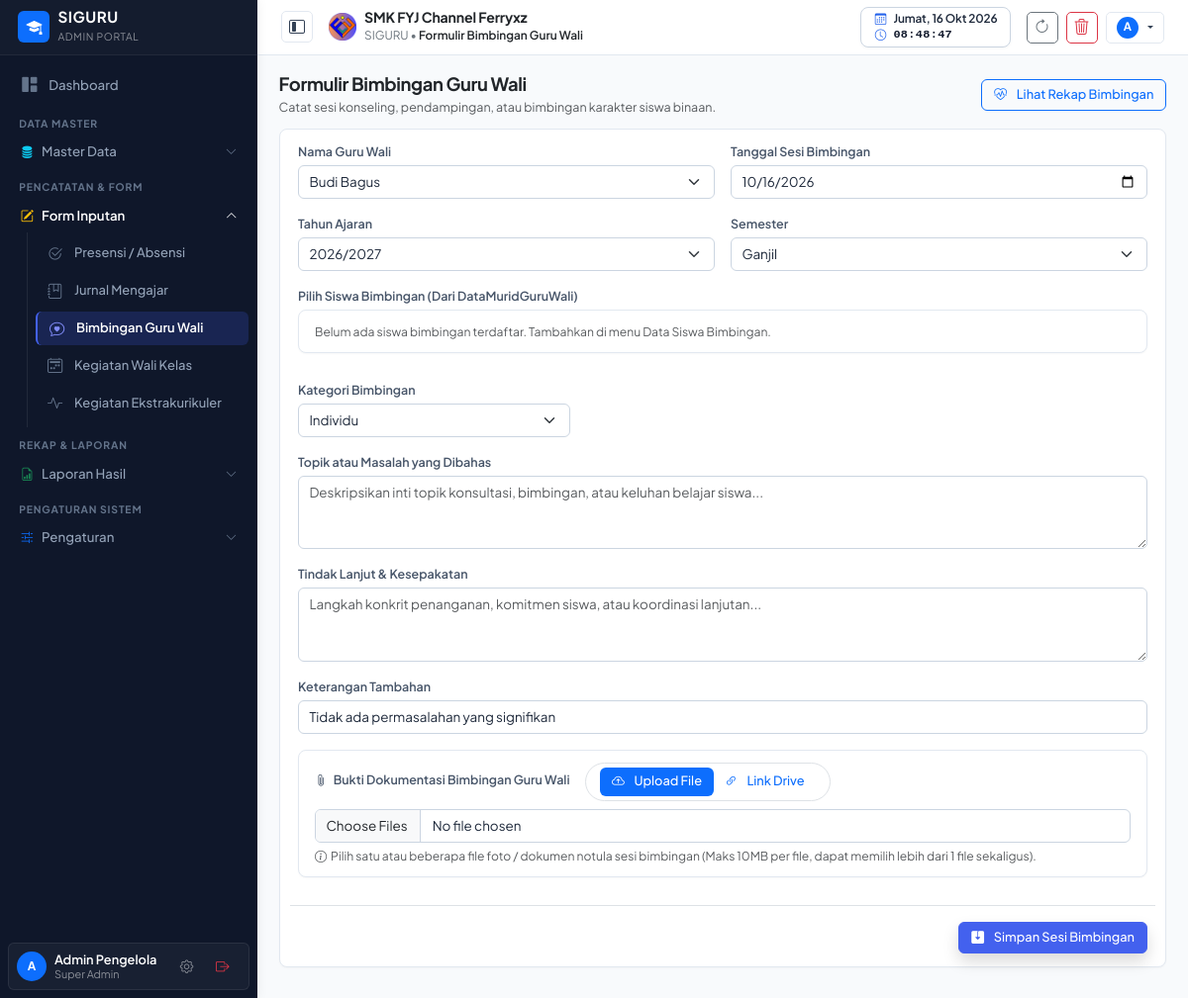
Page /form-guruwali.php (signed in) on the earlier database version.
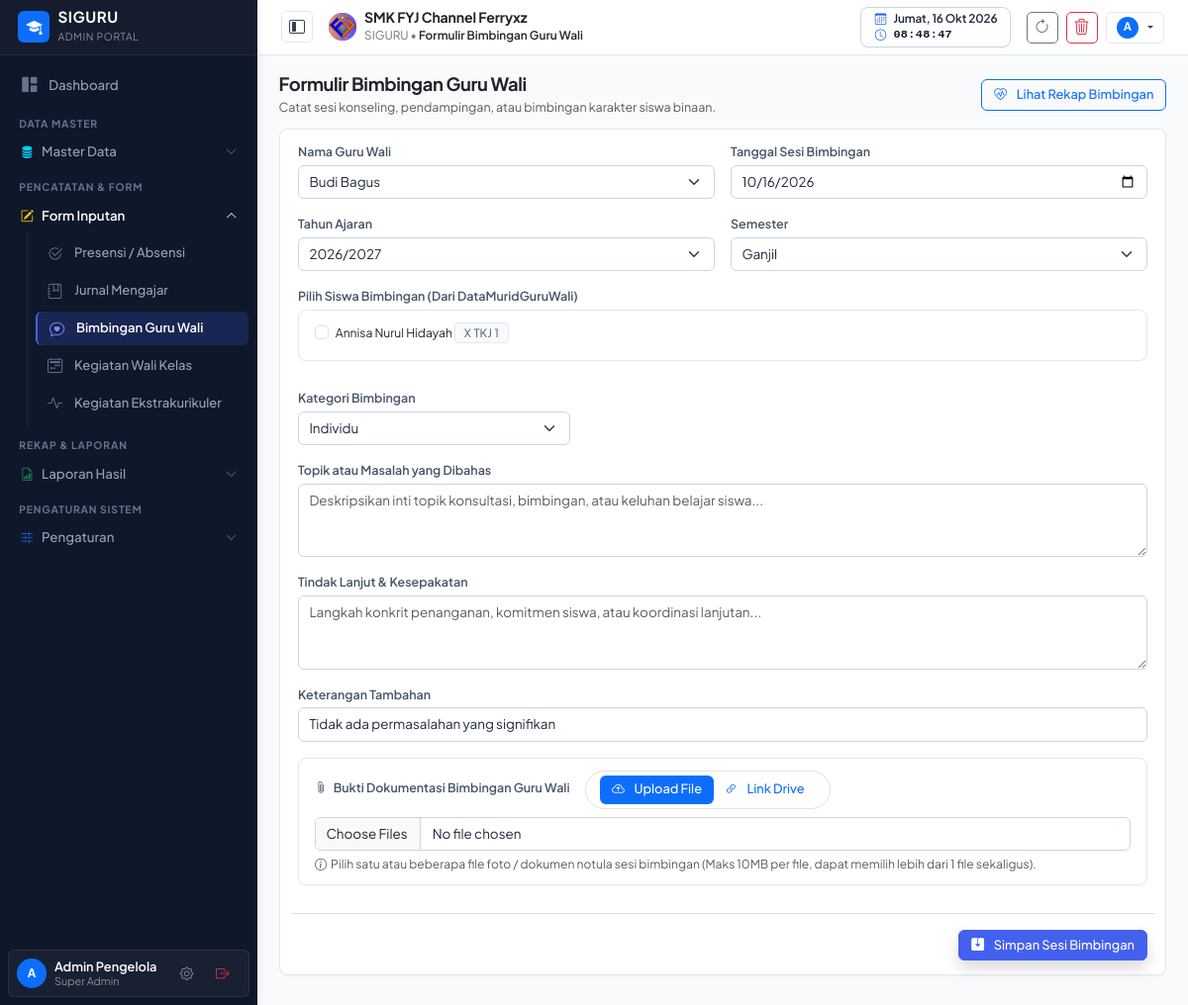
Same page on the later database version.
### tables this page shows
CREATE TABLE data_murid_guru_wali (
    id INTEGER PRIMARY KEY AUTOINCREMENT,
    nisn TEXT NOT NULL,
    nama_murid TEXT NOT NULL,
    kelas TEXT NOT NULL,
    jenis_kelamin TEXT NOT NULL,
    foto_murid TEXT,
    guru_wali TEXT NOT NULL,
    no_wa_murid TEXT,
    nama_ortu TEXT,
    kontak_ortu TEXT,
    catatan_khusus TEXT
);

### form-guruwali.php (the view, shortened to what the changed rows need)
<?php
$user = currentUser();
$pdo = getDBConnection();
$guruList = $pdo->query("SELECT nama_guru FROM data_guru WHERE sebagai_guru_wali = 'Ya' OR sebagai_guru_wali = 'ya' ORDER BY nama_guru ASC")->fetchAll(PDO::FETCH_COLUMN);
$defaultGuru = isSuperAdmin() ? ($guruList[0] ?? $user['nama']) : $user['nama'];
$selectedGuru = isSuperAdmin() ? ($_GET['guru'] ?? $defaultGuru) : $user['nama'];
$stmtBimbingan = $pdo->prepare("SELECT * FROM data_murid_guru_wali WHERE guru_wali = ? ORDER BY kelas ASC, nama_murid ASC");
$stmtBimbingan->execute([$selectedGuru]);
$bimbinganStudents = $stmtBimbingan->fetchAll();
if (empty($bimbinganStudents)) {
    $bimbinganStudents = $pdo->query("SELECT * FROM data_murid_guru_wali ORDER BY kelas ASC, nama_murid ASC")->fetchAll();
}
require_once __DIR__ . '/views/header.php';
?>
<main class="content-wrapper">
    <div class="card card-table p-4">
        <form method="POST" action="form-guruwali.php" enctype="multipart/form-data">
            <div class="row g-3">
                <div class="col-12">
                    <div class="card p-3 bg-light border rounded-3" style="max-height: 200px; overflow-y: auto;">
                        <div class="row g-2">
                            <?php if (empty($bimbinganStudents)): ?>
                                <div class="col-12 text-muted small">Belum ada siswa bimbingan terdaftar. Tambahkan di menu Data Siswa Bimbingan.</div>
                            <?php else: foreach ($bimbinganStudents as $bs): ?>
                                <div class="col-md-4 col-sm-6">
                                    <div class="form-check">
                                        <input class="form-check-input" type="checkbox" name="nama_murid[]" value="<?= htmlspecialchars($bs['nama_murid']) ?>" id="bs_<?= $bs['id'] ?>">
                                        <label class="form-check-label small" for="bs_<?= $bs['id'] ?>">
                                            <?= htmlspecialchars($bs['nama_murid']) ?> <span class="badge bg-secondary-subtle text-secondary"><?= htmlspecialchars($bs['kelas']) ?></span>
                                        </label>
                                    </div>
                                </div>
                            <?php endforeach; endif; ?>
                        </div>
                    </div>
                </div>
            </div>
        </form>
    </div>
</main>
<?php require_once __DIR__ . '/views/footer.php'; ?>

Differences in the rows shown:
added data_murid_guru_wali: nama_murid "Annisa Nurul Hidayah", kelas "X TKJ 1"
Other differences:
text no longer shown: "Belum ada siswa bimbingan terdaftar. Tambahkan di menu Data Siswa Bimbingan."
